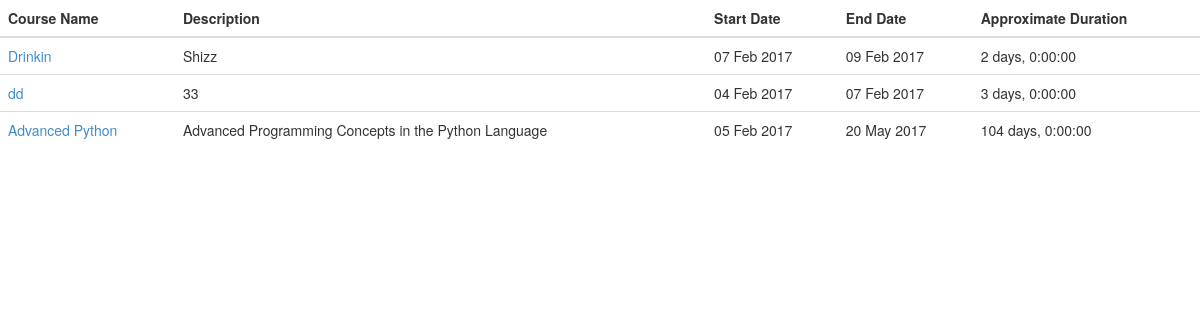
Before: / with the older database file.
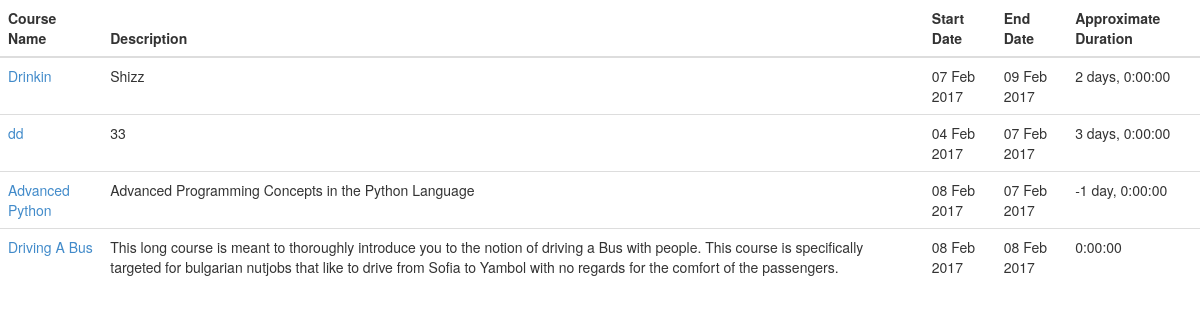
After: the same page with the newer database file.
### course_management_app/models.py (models this page shows, shortened)
class Course(models.Model):
    name = models.TextField(unique=True)
    description = models.TextField()
    start_date = models.DateTimeField()
    end_date = models.DateTimeField()
    def get_absolute_url(self):
        return reverse('view_course', args=[self.name])

### course_management_app/views.py (the view)
# urls.py: url(r'^$', views.index, name='index'),
def index(request: HttpRequest):
    courses = []
    for course in Course.objects.all():
        course.duration = (course.end_date - course.start_date)
        courses.append(course)
    return render(request, 'index.html', {'courses': courses})

### course_management_app/templates/index.html
{% extends 'base.html' %}
{% load timedelta_filter %}
{% block body %}
    <table class="table table-hover">
        <thead>
            <tr>
                <th>Course Name</th>
                <th>Description</th>
                <th>Start Date</th>
                <th>End Date</th>
                <th>Approximate Duration</th>
            </tr>
        </thead>
        <tbody>
            {% for course in courses %}
                <tr>
                    <td><a href="{{ course.get_absolute_url }}">{{ course.name }}</a></td>
                    <td>{{ course.description }}</td>
                    <td>{{ course.start_date|date:"d M Y" }}</td>
                    <td>{{ course.end_date|date:"d M Y" }}</td>
                    <td>{{ course.duration|timedelta:"{days} days" }}</td>
                </tr>
            {% endfor %}
        </tbody>
    </table>
{% endblock %}

### course_management_app/templates/base.html (shortened to what this page needs)
<!DOCTYPE html>
<html lang="en">
<head>
    <link href="/static/site.css" rel="stylesheet" type="text/css"/>
    <link href="/static/bootstrap/css/bootstrap.min.css" rel="stylesheet" type="text/css">
    <link href="https://cdnjs.cloudflare.com/ajax/libs/bootstrap-datepicker/1.6.4/css/bootstrap-datepicker3.standalone.css" rel="stylesheet" type="text/css">
</head>
<body>
    {% block body %}
    {% endblock %}
</body>
</html>

Changed rows visible on the page:
changed Course "Advanced Python": start_date "05 Feb 2017" → "08 Feb 2017"; end_date "20 May 2017" → "07 Feb 2017"; duration "104 days, 0:00:00" → "-1 day, 0:00:00"
added Course: name "Driving A Bus", description "This long course is meant to thoroughly introduce you to the notion of driving a Bus with people. This course is specifically targeted for bulgarian nutjobs that like to drive from Sofia to Yambol with no regards for the comfort of the passengers.", start_date "08 Feb 2017", end_date "08 Feb 2017", duration "0:00:00"
